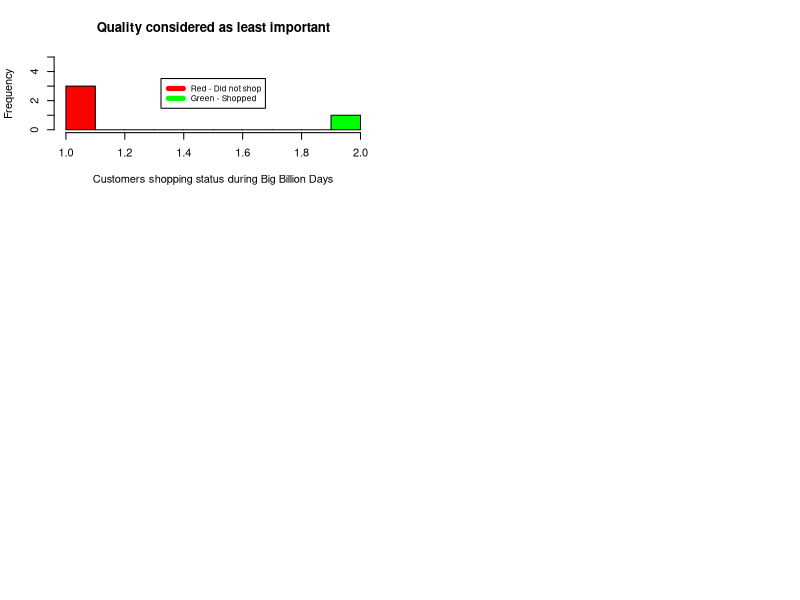

Generate this figure with R: (Note: this script raises an error after producing the figure.)
data<- read.csv('data.csv')

View(data)

#Q1. Does age affect the customers being aware of 'The Big Billion Days' sale?
#H0: Age does not affect customers being aware of 'The Big Billion Days' sale.
#H1: Age influences customers being aware of 'The Big Billion Days' sale.
#Performing chi-square test since both the variables are categorical.
chisq.test(data$Have.you.heard.about..The.Big.Billion.Days..,data$Your.age.group.range)
#Since p < 0.05, we accept alternative hypothesis i.e age affects customers being aware of 'The Big Billion Days' sale.

#Q2. Does age influence customers shopping during 'The Big Billion Days' sale?
#H0: Age does not influence customers shopping during 'The Big Billion Days' sale.
#H1: Age influences customers shopping during 'The Big Billion Days' sale.
#Performing chi-square test since both the variables are categorical.
chisq.test(data$Have.you.shopped.during..The.Big.Billion.Days..,data$Your.age.group.range)
#Since p > 0.05, we accept null hypothesis i.e age does not influence customers shopping during 'The Big Billion Days' sale.

#Q3. Does the customer's type of city that they live in affect their awareness of 'The Big Billion Days' sale?
#H0: Customer's type of city does not affect their awareness of 'The Big Billion Days' sale.
#H1: Customer's type of city affects their awareness of 'The Big Billion Days' sale.
chisq.test(data$Have.you.heard.about..The.Big.Billion.Days..,data$The.city.you.stay)
#Since p > 0.05, we accept null hypothesis i.e customer's type of city does not affect their awareness of 'The Big Billion Days' sale.

#Q4. Does the customer's type of city that they live in affect their shopping during 'The Big Billion Days' sale?
#H0: Customer's type of city does not affect their shopping during 'The Big Billion Days' sale.
#H1: Customer's type of city does affect their shopping during 'The Big Billion Days' sale.
chisq.test(data$Have.you.shopped.during..The.Big.Billion.Days..,data$The.city.you.stay)
#Since p > 0.05, we accept null hypothesis i.e customer's type of city does not affect their shopping during 'The Big Billion Days' sale.

#Q5. Does the customer's profession affect their awareness of 'The Big Billion Days' sale?
#H0: Customer's profession does not affect their awareness of 'The Big Billion Days' sale.
#H1: Customer's profession affects their awareness of 'The Big Billion Days' sale.
chisq.test(data$Profession.that.you.belong.to,data$Have.you.heard.about..The.Big.Billion.Days..)
#Since p < 0.05, we accept alternative hypothesis i.e customer's profession affects their awareness of 'The Big Billion Days' sale.

#Q6. Does the customer's profession affect their shopping during 'The Big Billion Days' sale?
#H0: Customer's profession does not affect their shopping during 'The Big Billion Days' sale.
#H1: Customer's profession affects their shopping during 'The Big Billion Days' sale.
chisq.test(data$Profession.that.you.belong.to,data$Have.you.shopped.during..The.Big.Billion.Days..)
#Since p > 0.05, we accept null hypothesis i.e customer's profession does not affect their shopping during 'The Big Billion Days' sale.

#Q7. Is there any association between the customers knowing about 'The Big Billion Days' sale and the customer's frequency of shopping?
#H0: There is no association between the customers knowing about 'The Big Billion Days' sale and the customer's frequency of shopping.
#H1: There is an association between the customers knowing about 'The Big Billion Days' sale and the customer's frequency of shopping.
chisq.test(data$Have.you.heard.about..The.Big.Billion.Days..,data$How.often.do.you.shop.from.Flipkart.)
#Since p > 0.05, we accept null hypothesis i.e there is no association between the customers knowing about 'The Big Billion Days' sale and the customer's frequency of shopping.

#Q8. Does customer satisfaction during the sale influence in making customers join the Flipkart Plus membership?
#H0: Customer satisfaction during the sale does not influence in making customers join the Flipkart Plus membership.
#H1: Customer satisfaction during the sale influences in making customers join the Flipkart Plus membership.
chisq.test(data$Are.you.satisfied.with.the.products.on.sale.during..The.Big.Billion.Days.,data$Would.you.consider.joining.Flipkart.Plus.Membership.to.avail.additional.benefits.from..The.Big.Billion.Days..)
#Since p < 0.05, we accept alternative hypothesis i.e customer satisfaction from the products on sale during 'The Big Billion Days' influences in making customers join the Flipkart Plus membership.

#Q9. Does frequency of shopping on Flipkart influence customers from joining Flipkart Plus Membership?
#H0: Frequency of shopping on Flipkart does not influence customers from joining Flipkart Plus Membership?
#H1: Frequency of shopping on Flipkart influences customers from joining Flipkart Plus Membership?
chisq.test(data$How.often.do.you.shop.from.Flipkart.,data$Would.you.consider.joining.Flipkart.Plus.Membership.to.avail.additional.benefits.from..The.Big.Billion.Days..)
#Since p > 0.05, we accept null hypothesis i.e frequency of shopping on Flipkart does not influence customers from joining Flipkart Plus Membership.

#Q10. Does customer profession influence in joining Flipkart Plus Membership to get additional benefits?
#H0: Profession does not influence in joining Flipkart Plus Membership.
#H1: Profession influences in joining Flipkart Plus Membership.
chisq.test(data$Profession.that.you.belong.to,data$Would.you.consider.joining.Flipkart.Plus.Membership.to.avail.additional.benefits.from..The.Big.Billion.Days..)
#Since p > 0.05, we accept null hypothesis i.e profession does not influence customers joining in Flipkart Plus Membership.

#Q11. Does customer's satisfaction to shop on Flipkart compared to other e-commerce companies influence whether the customer has shopped during 'The Big Billion Days'?
#H0: Customer's satisfaction to shop on Flipkart does not influence whether the customer has shopped during 'The Big Billion Days'.
#H1: Customer's satisfaction to shop on Flipkart influences whether the customer has shopped during 'The Big Billion Days'.
chisq.test(data$How.satisfied.would.you.be.when.considering.to.purchase.products.from.the.following.e.commerce.companies...Flipkart.,data$Have.you.shopped.during..The.Big.Billion.Days..)
#Since p < 0.05, we accept alternative hypothesis i.e customer's satisfaction to shop on Flipkart compared to other e-commerce companies influences whether the customer has shopped during 'The Big Billion Days'.

#Q12. Does customer satisfaction with the products on sale during 'The Big Billion Days' influence customer's satisfaction to shop on Flipkart compared to other e-commerce companies?
#H0: Customer's satisfaction with the products on sale during 'The Big Billion Days' does not influence customer's satisfaction to shop on Flipkart.
#H1: Customer's satisfaction with the products on sale during 'The Big Billion Days' influences customer's satisfaction to shop on Flipkart.
chisq.test(data$Are.you.satisfied.with.the.products.on.sale.during..The.Big.Billion.Days.,data$How.satisfied.would.you.be.when.considering.to.purchase.products.from.the.following.e.commerce.companies...Flipkart.)
#Since p < 0.05, we accept alternative hypothesis i.e customer's satisfaction with the products on sale during 'The Big Billion Days' influences customer's satisfaction to shop on Flipkart compared to other e-commerce companies.

#Visualization of Multiple criteria dimensional analysis(MCDA)
#Comparing customers who have shopped and did not shop during big billions day sale to what factors(Quality,Price,Brand,Review,Discount Percentage) do they consider when they purchase a product during online sale season.
a<-as.factor(data$Have.you.shopped.during..The.Big.Billion.Days..)
bigbilliondayshopped<-as.numeric(a) #No is 1 and Yes is 2.


#Quality considered as a factor for purchase:
par(mfrow=c(3,2))
hist(bigbilliondayshopped[data$On.a.scale.of.1.5..1.being.least.and.5.being.most...rate.the.following.important.factors.that.you.would.consider.while.shopping.during.the.sale.season...Quality.==1],ylim=c(0,5),xlab='Customers shopping status during Big Billion Days',main='Quality considered as least important',col=c('red','green'),breaks=10)+legend("center", c("Red - Did not shop", "Green - Shopped"), col=c("red", "green"), lwd=5,cex=0.75)
hist(bigbilliondayshopped[data$On.a.scale.of.1.5..1.being.least.and.5.being.most...rate.the.following.important.factors.that.you.would.consider.while.shopping.during.the.sale.season...Quality.==2],ylim=c(0,5),xlab='Customers shopping status during Big Billion Days',main='Quality considered as slightly important',col=c('red','green'),breaks=10)+legend("center", c("Red - Did not shop", "Green - Shopped"), col=c("red", "green"), lwd=5,cex=0.75)
hist(bigbilliondayshopped[data$On.a.scale.of.1.5..1.being.least.and.5.being.most...rate.the.following.important.factors.that.you.would.consider.while.shopping.during.the.sale.season...Quality.==3],ylim=c(0,15),xlab='Customers shopping status during Big Billion Days',main='Quality considered as important',col=c('red','green'),breaks=10)+legend("center", c("Red - Did not shop", "Green - Shopped"), col=c("red", "green"), lwd=5,cex=0.75)
hist(bigbilliondayshopped[data$On.a.scale.of.1.5..1.being.least.and.5.being.most...rate.the.following.important.factors.that.you.would.consider.while.shopping.during.the.sale.season...Quality.==4],ylim=c(0,30),xlab='Customers shopping status during Big Billion Days',main='Quality considered as fairly important',col=c('red','green'),breaks=10)+legend("center", c("Red - Did not shop", "Green - Shopped"), col=c("red", "green"), lwd=5,cex=0.75)
hist(bigbilliondayshopped[data$On.a.scale.of.1.5..1.being.least.and.5.being.most...rate.the.following.important.factors.that.you.would.consider.while.shopping.during.the.sale.season...Quality.==5],ylim=c(0,35),xlab='Customers shopping status during Big Billion Days',main='Quality considered as very important',col=c('red','green'),breaks=10)+legend("center", c("Red - Did not shop", "Green - Shopped"), col=c("red", "green"), lwd=5,cex=0.75)

#Q13. Hypothesis testing
#If the customer did or did not shop during the Big Billion Days sale, does it influence their preference of choosing quality as a factor before purchasing a product during  the sale?
#H0: Customer shopping status during the Big Billion Days sale does not influence their preference of choosing quality as a factor before purchasing a product during sale.
#H1: Customer shopping status during the Big Billion Days sale does influence their preference of choosing quality as a factor before purchasing a product during sale.
chisq.test(data$Have.you.shopped.during..The.Big.Billion.Days..,data$On.a.scale.of.1.5..1.being.least.and.5.being.most...rate.the.following.important.factors.that.you.would.consider.while.shopping.during.the.sale.season...Quality.)
#Since p > 0.05, we accept alternative hypothesis i.e customer shopping status during the Big Billion Days sale does not influence their preference of choosing quality as a factor before purchasing a product during sale.


#Brand considered as a factor for purchase:
par(mfrow=c(3,2))
hist(bigbilliondayshopped[data$On.a.scale.of.1.5..1.being.least.and.5.being.most...rate.the.following.important.factors.that.you.would.consider.while.shopping.during.the.sale.season...Brand.==1],ylim=c(0,5),xlab='Customers shopping status during Big Billion Days',main='Brand considered as least important',col=c('red','green'),breaks=10)+legend("center", c("Red - Did not shop", "Green - Shopped"), col=c("red", "green"), lwd=5,cex=0.75)
hist(bigbilliondayshopped[data$On.a.scale.of.1.5..1.being.least.and.5.being.most...rate.the.following.important.factors.that.you.would.consider.while.shopping.during.the.sale.season...Brand.==2],ylim=c(0,5),xlab='Customers shopping status during Big Billion Days',main='Brand considered as slightly important',col=c('red','green'),breaks=10)+legend("center", c("Red - Did not shop", "Green - Shopped"), col=c("red", "green"), lwd=5,cex=0.75)
hist(bigbilliondayshopped[data$On.a.scale.of.1.5..1.being.least.and.5.being.most...rate.the.following.important.factors.that.you.would.consider.while.shopping.during.the.sale.season...Brand.==3],ylim=c(0,20),xlab='Customers shopping status during Big Billion Days',main='Brand considered as important',col=c('red','green'),breaks=10)+legend("center", c("Red - Did not shop", "Green - Shopped"), col=c("red", "green"), lwd=5,cex=0.75)
hist(bigbilliondayshopped[data$On.a.scale.of.1.5..1.being.least.and.5.being.most...rate.the.following.important.factors.that.you.would.consider.while.shopping.during.the.sale.season...Brand.==4],ylim=c(0,20),xlab='Customers shopping status during Big Billion Days',main='Brand considered as fairly important',col=c('red','green'),breaks=10)+legend("center", c("Red - Did not shop", "Green - Shopped"), col=c("red", "green"), lwd=5,cex=0.75)
hist(bigbilliondayshopped[data$On.a.scale.of.1.5..1.being.least.and.5.being.most...rate.the.following.important.factors.that.you.would.consider.while.shopping.during.the.sale.season...Brand.==5],ylim=c(0,30),xlab='Customers shopping status during Big Billion Days',main='Brand considered as very important',col=c('red','green'),breaks=10)+legend("center", c("Red - Did not shop", "Green - Shopped"), col=c("red", "green"), lwd=5,cex=0.75)

#Q14. Hypothesis testing
#If the customer did or did not shop during the Big Billion Days sale, does it influence their preference of choosing brand as a factor before purchasing a product during  the sale?
#H0: Customer shopping status during the Big Billion Days sale does not influence their preference of choosing brand as a factor before purchasing a product during sale.
#H1: Customer shopping status during the Big Billion Days sale does influence their preference of choosing brand as a factor before purchasing a product during sale.
chisq.test(data$Have.you.shopped.during..The.Big.Billion.Days..,data$On.a.scale.of.1.5..1.being.least.and.5.being.most...rate.the.following.important.factors.that.you.would.consider.while.shopping.during.the.sale.season...Brand.)
#Since p > 0.05, we accept null hypothesis i.e customer shopping status during the Big Billion Days sale does not influence their preference of choosing brand as a factor before purchasing a product during sale.


#Price considered as a factor for purchase:
par(mfrow=c(3,2))
hist(bigbilliondayshopped[data$On.a.scale.of.1.5..1.being.least.and.5.being.most...rate.the.following.important.factors.that.you.would.consider.while.shopping.during.the.sale.season...Price.==1],ylim=c(0,5),xlab='Customers shopping status during Big Billion Days',main='Price considered as least important',col=c('red','green'),breaks=10)+legend("center", c("Red - Did not shop", "Green - Shopped"), col=c("red", "green"), lwd=5,cex=0.75)
hist(bigbilliondayshopped[data$On.a.scale.of.1.5..1.being.least.and.5.being.most...rate.the.following.important.factors.that.you.would.consider.while.shopping.during.the.sale.season...Price.==2],ylim=c(0,5),xlab='Customers shopping status during Big Billion Days',main='Price considered as slightly important',col=c('red','green'),breaks=10)+legend("center", c("Red - Did not shop", "Green - Shopped"), col=c("red", "green"), lwd=5,cex=0.75)
hist(bigbilliondayshopped[data$On.a.scale.of.1.5..1.being.least.and.5.being.most...rate.the.following.important.factors.that.you.would.consider.while.shopping.during.the.sale.season...Price.==3],ylim=c(0,15),xlab='Customers shopping status during Big Billion Days',main='Price considered as important',col=c('red','green'),breaks=10)+legend("center", c("Red - Did not shop", "Green - Shopped"), col=c("red", "green"), lwd=5,cex=0.75)
hist(bigbilliondayshopped[data$On.a.scale.of.1.5..1.being.least.and.5.being.most...rate.the.following.important.factors.that.you.would.consider.while.shopping.during.the.sale.season...Price.==4],ylim=c(0,30),xlab='Customers shopping status during Big Billion Days',main='Price considered as fairly important',col=c('red','green'),breaks=10)+legend("center", c("Red - Did not shop", "Green - Shopped"), col=c("red", "green"), lwd=5,cex=0.75)
hist(bigbilliondayshopped[data$On.a.scale.of.1.5..1.being.least.and.5.being.most...rate.the.following.important.factors.that.you.would.consider.while.shopping.during.the.sale.season...Price.==5],ylim=c(0,30),xlab='Customers shopping status during Big Billion Days',main='Price considered as very important',col=c('red','green'),breaks=10)+legend("center", c("Red - Did not shop", "Green - Shopped"), col=c("red", "green"), lwd=5,cex=0.75)

#Q15. Hypothesis testing
#If the customer did or did not shop during the Big Billion Days sale, does it influence their preference of choosing price as a factor before purchasing a product during  the sale?
#H0: Customer shopping status during the Big Billion Days sale does not influence their preference of choosing price as a factor before purchasing a product during sale.
#H1: Customer shopping status during the Big Billion Days sale does influence their preference of choosing price as a factor before purchasing a product during sale.
chisq.test(data$Have.you.shopped.during..The.Big.Billion.Days..,data$On.a.scale.of.1.5..1.being.least.and.5.being.most...rate.the.following.important.factors.that.you.would.consider.while.shopping.during.the.sale.season...Price.)
#Since p > 0.05, we accept null hypothesis i.e customer shopping status during the Big Billion Days sale does not influence their preference of choosing price as a factor before purchasing a product during sale.


#Reviews considered as a factor for purchase:
par(mfrow=c(3,2))
hist(bigbilliondayshopped[data$On.a.scale.of.1.5..1.being.least.and.5.being.most...rate.the.following.important.factors.that.you.would.consider.while.shopping.during.the.sale.season...Price.==1],ylim=c(0,5),xlab='Customers shopping status during Big Billion Days',main='Reviews considered as least important',col=c('red','green'),breaks=10)+legend("center", c("Red - Did not shop", "Green - Shopped"), col=c("red", "green"), lwd=5,cex=0.75)
hist(bigbilliondayshopped[data$On.a.scale.of.1.5..1.being.least.and.5.being.most...rate.the.following.important.factors.that.you.would.consider.while.shopping.during.the.sale.season...Price.==2],ylim=c(0,5),xlab='Customers shopping status during Big Billion Days',main='Reviews considered as slightly important',col=c('red','green'),breaks=10)+legend("center", c("Red - Did not shop", "Green - Shopped"), col=c("red", "green"), lwd=5,cex=0.75)
hist(bigbilliondayshopped[data$On.a.scale.of.1.5..1.being.least.and.5.being.most...rate.the.following.important.factors.that.you.would.consider.while.shopping.during.the.sale.season...Price.==3],ylim=c(0,15),xlab='Customers shopping status during Big Billion Days',main='Reviews considered as important',col=c('red','green'),breaks=10)+legend("center", c("Red - Did not shop", "Green - Shopped"), col=c("red", "green"), lwd=5,cex=0.75)
hist(bigbilliondayshopped[data$On.a.scale.of.1.5..1.being.least.and.5.being.most...rate.the.following.important.factors.that.you.would.consider.while.shopping.during.the.sale.season...Price.==4],ylim=c(0,30),xlab='Customers shopping status during Big Billion Days',main='Reviews considered as fairly important',col=c('red','green'),breaks=10)+legend("center", c("Red - Did not shop", "Green - Shopped"), col=c("red", "green"), lwd=5,cex=0.75)
hist(bigbilliondayshopped[data$On.a.scale.of.1.5..1.being.least.and.5.being.most...rate.the.following.important.factors.that.you.would.consider.while.shopping.during.the.sale.season...Price.==5],ylim=c(0,30),xlab='Customers shopping status during Big Billion Days',main='Reviews considered as very important',col=c('red','green'),breaks=10)+legend("center", c("Red - Did not shop", "Green - Shopped"), col=c("red", "green"), lwd=5,cex=0.75)

#Q16. Hypothesis testing
#If the customer did or did not shop during the Big Billion Days sale, does it influence their preference of choosing reviews as a factor before purchasing a product during  the sale?
#H0: Customer shopping status during the Big Billion Days sale does not influence their preference of choosing reviews as a factor before purchasing a product during sale.
#H1: Customer shopping status during the Big Billion Days sale does influence their preference of choosing reviews as a factor before purchasing a product during sale.
chisq.test(data$Have.you.shopped.during..The.Big.Billion.Days..,data$On.a.scale.of.1.5..1.being.least.and.5.being.most...rate.the.following.important.factors.that.you.would.consider.while.shopping.during.the.sale.season...Reviews.)
#Since p > 0.05, we accept null hypothesis i.e customer shopping status during the Big Billion Days sale does not influence their preference of choosing reviews as a factor before purchasing a product during sale.


#Discount Percentage considered as a factor for purchase:
par(mfrow=c(3,2))
hist(bigbilliondayshopped[data$On.a.scale.of.1.5..1.being.least.and.5.being.most...rate.the.following.important.factors.that.you.would.consider.while.shopping.during.the.sale.season...Discount.Percentage.==1],ylim=c(0,5),xlab='Customers shopping status during Big Billion Days',main='Discount Percentage considered as least important',col=c('red','green'),breaks=10)+legend("center", c("Red - Did not shop", "Green - Shopped"), col=c("red", "green"), lwd=5,cex=0.75)
hist(bigbilliondayshopped[data$On.a.scale.of.1.5..1.being.least.and.5.being.most...rate.the.following.important.factors.that.you.would.consider.while.shopping.during.the.sale.season...Discount.Percentage.==2],ylim=c(0,5),xlab='Customers shopping status during Big Billion Days',main='Discount Percentage considered as slightly important',col=c('red','green'),breaks=10)+legend("center", c("Red - Did not shop", "Green - Shopped"), col=c("red", "green"), lwd=5,cex=0.75)
hist(bigbilliondayshopped[data$On.a.scale.of.1.5..1.being.least.and.5.being.most...rate.the.following.important.factors.that.you.would.consider.while.shopping.during.the.sale.season...Discount.Percentage.==3],ylim=c(0,15),xlab='Customers shopping status during Big Billion Days',main='Discount Percentage considered as important',col=c('red','green'),breaks=10)+legend("center", c("Red - Did not shop", "Green - Shopped"), col=c("red", "green"), lwd=5,cex=0.75)
hist(bigbilliondayshopped[data$On.a.scale.of.1.5..1.being.least.and.5.being.most...rate.the.following.important.factors.that.you.would.consider.while.shopping.during.the.sale.season...Discount.Percentage.==4],ylim=c(0,30),xlab='Customers shopping status during Big Billion Days',main='Discount Percentage considered as fairly important',col=c('red','green'),breaks=10)+legend("center", c("Red - Did not shop", "Green - Shopped"), col=c("red", "green"), lwd=5,cex=0.75)
hist(bigbilliondayshopped[data$On.a.scale.of.1.5..1.being.least.and.5.being.most...rate.the.following.important.factors.that.you.would.consider.while.shopping.during.the.sale.season...Discount.Percentage.==5],ylim=c(0,30),xlab='Customers shopping status during Big Billion Days',main='Discount Percentage considered as very important',col=c('red','green'),breaks=10)+legend("center", c("Red - Did not shop", "Green - Shopped"), col=c("red", "green"), lwd=5,cex=0.75)

#Q17. Hypothesis testing
#If the customer did or did not shop during the Big Billion Days sale, does it influence their preference of choosing discount percentage as a factor before purchasing a product during  the sale?
#H0: Customer shopping status during the Big Billion Days sale does not influence their preference of choosing discount percentage as a factor before purchasing a product during sale.
#H1: Customer shopping status during the Big Billion Days sale does influence their preference of choosing discount percentage as a factor before purchasing a product during sale.
chisq.test(data$Have.you.shopped.during..The.Big.Billion.Days..,data$On.a.scale.of.1.5..1.being.least.and.5.being.most...rate.the.following.important.factors.that.you.would.consider.while.shopping.during.the.sale.season...Discount.Percentage.)
#Since p > 0.05, we accept null hypothesis i.e customer shopping status during the Big Billion Days sale does not influence their preference of choosing discount percentage as a factor before purchasing a product during sale.

